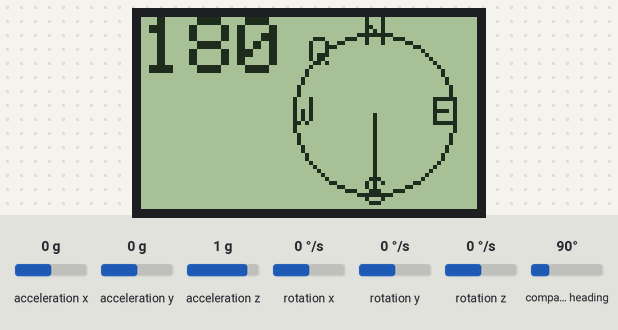
Simulated run of this sketch. Board: Arduino Uno, built with avr-gcc and run on an emulated ATmega328P. Parts: 84×48 one-colour display. The test bench sets the inputs (shaded band); at power-on: compass heading 90°, acceleration x 0 g, acceleration y 0 g, acceleration z 1 g, rotation x 0 °/s, rotation y 0 °/s, rotation z 0 °/s.

Above: at 1.2 s.
1.3 s: compass heading set to 7°
At 2.5 s:
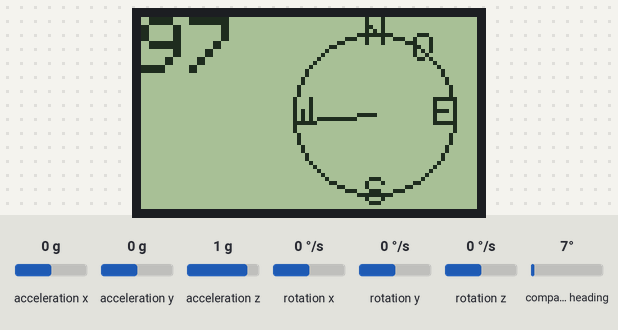
2.8 s: compass heading set to 180°
At 3.6 s:
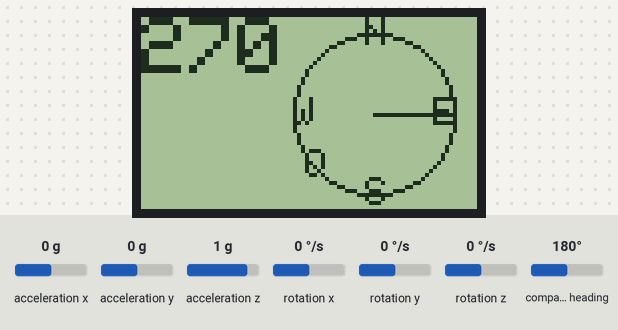
4.3 s: compass heading set to 269°
At 5.8 s:
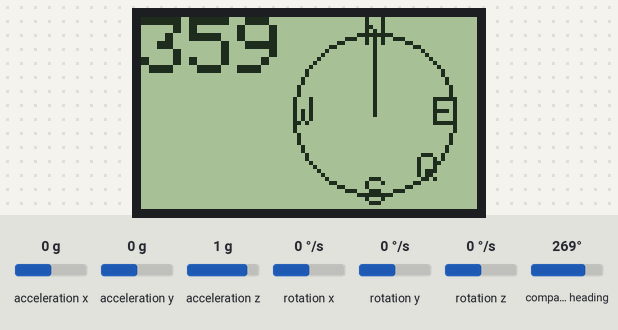
Timing chart, 0 to 7.3 s (numbered marks = the images above; inputs shaded):
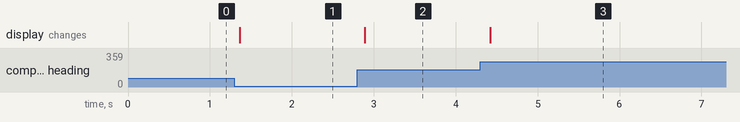

Measured:
- after the input at 1.3 s, the display: changes after 0.06 s (image 1)
- after the input at 2.8 s, the display: changes after 0.09 s (image 2)
- after the input at 4.3 s, the display: changes after 0.12 s (image 3)

The sketch:

lab3.ino
```cpp
#include <SPI.h>
#include <Adafruit_GFX.h>
#include <Adafruit_PCD8544.h>
#include <Wire.h>
#include <LSM303.h>


#define ALEX_QIBLA 135.8
#define CHAR_HEIGHT 8
#define CHAR_WIDTH 5


LSM303 compass; //lsm303 sensor
Adafruit_PCD8544 display = Adafruit_PCD8544(7, 6, 5, 4, 3); //nokia display

int r = 20;  // radius of compass rose
int x= 58;  // x-origin
int y = 24; // y-origin
float angle;


void setup() {
  /*setup serial communication*/
  Serial.begin(9600);

  /*initiallize compass library*/
  Wire.begin();
  compass.init();
  compass.enableDefault();

  /*initiallize nokia lcd library*/
  display.begin();
  display.setContrast(30);
  display.clearDisplay();
}

void loop() {

 //calculate compass heading reading
 calculateCompass();
 //draw the compass and the line which points to North.
 drawCompass();
 delay(200);
}

void calculateCompass(){
  //read compass values to be used later.
  compass.read();
  //calculate heading value = Angle between North and -ve axis on the LSM chip.
  angle = compass.heading();

}

void drawCompass(){
  display.clearDisplay();

  /*diplay the angle on the screen. */
  display.setTextSize(2);
  display.setTextColor(BLACK);
  display.setCursor(0,0);

  if((int)angle - 270 < 0) display.println((int)angle - 270 + 360);
  else display.println((int)angle - 270);

  drawDirections();

  /* draw the line which points to the North. */
  display.drawLine(x, y, x + r * sin((270 - angle) / 180.0 * PI), y - r * cos((270 - angle) / 180.0 * PI), BLACK);
  display.display();
}

void drawDirections(){
  /*draw the compass circle*/
  display.drawCircle(x, y, r, BLACK);

  /*prepare settings for drawing*/
  display.setTextSize(1);
  display.setTextColor(BLACK);

  /*draw directions*/
  display.setCursor(x - CHAR_WIDTH / 2, 0);
  display.println("N");

  display.setCursor(x + r - CHAR_WIDTH, y - CHAR_HEIGHT / 2);
  display.println("E");

  display.setCursor(x - CHAR_WIDTH / 2, y * 2 - CHAR_HEIGHT);
  display.println("S");

  display.setCursor(x - r, y - CHAR_HEIGHT / 2);
  display.println("W");

  /*if we want to make qibla fixed. */
  //display.setCursor(x + r * sin(ALEX_QIBLA / 180.0 * PI) - CHAR_WIDTH / 2, y - r * cos(ALEX_QIBLA / 180.0 * PI) - CHAR_HEIGHT / 2);

  /*if we want to make qibla move with us like the line. */
  display.setCursor(x + r * sin((270 - angle + ALEX_QIBLA) / 180.0 * PI) - CHAR_WIDTH / 2, y - r * cos((270 - angle + ALEX_QIBLA) / 180.0 * PI) - CHAR_HEIGHT / 2);

  display.println("Q");
}
```
